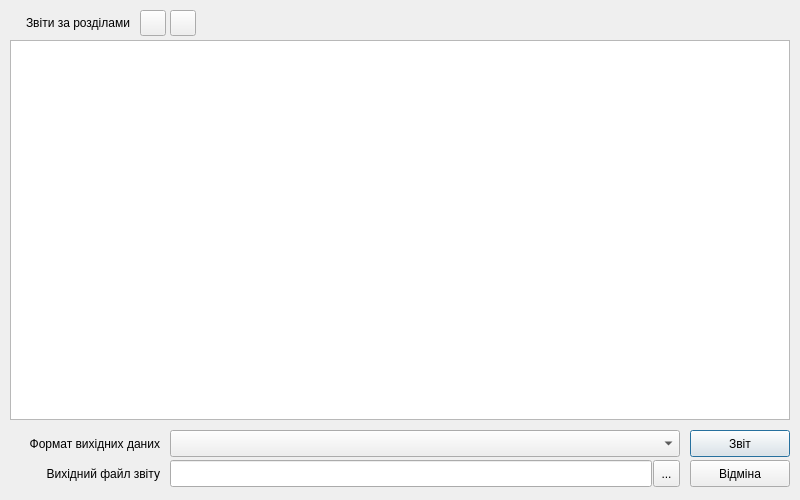
<?xml version="1.0" encoding="UTF-8"?>
<ui version="4.0">
 <class>Report_win</class>
 <widget class="QDialog" name="Report_win">
  <property name="windowModality">
   <enum>Qt::ApplicationModal</enum>
  </property>
  <property name="geometry">
   <rect>
    <x>0</x>
    <y>0</y>
    <width>800</width>
    <height>500</height>
   </rect>
  </property>
  <property name="windowTitle">
   <string>Звітні матеріали</string>
  </property>
  <property name="windowIcon">
   <iconset>
    <normaloff>../icons/16x16/categories/applications-engineering.png</normaloff>../icons/16x16/categories/applications-engineering.png</iconset>
  </property>
  <property name="locale">
   <locale language="Ukrainian" country="Ukraine"/>
  </property>
  <property name="modal">
   <bool>true</bool>
  </property>
  <widget class="QTreeView" name="treeView">
   <property name="geometry">
    <rect>
     <x>10</x>
     <y>40</y>
     <width>780</width>
     <height>380</height>
    </rect>
   </property>
   <property name="headerHidden">
    <bool>true</bool>
   </property>
  </widget>
  <widget class="QComboBox" name="comboBox">
   <property name="geometry">
    <rect>
     <x>170</x>
     <y>430</y>
     <width>510</width>
     <height>27</height>
    </rect>
   </property>
  </widget>
  <widget class="QLabel" name="label">
   <property name="geometry">
    <rect>
     <x>10</x>
     <y>430</y>
     <width>150</width>
     <height>27</height>
    </rect>
   </property>
   <property name="layoutDirection">
    <enum>Qt::LeftToRight</enum>
   </property>
   <property name="text">
    <string>Формат вихідних даних</string>
   </property>
   <property name="alignment">
    <set>Qt::AlignRight|Qt::AlignTrailing|Qt::AlignVCenter</set>
   </property>
  </widget>
  <widget class="QLabel" name="label_2">
   <property name="geometry">
    <rect>
     <x>10</x>
     <y>460</y>
     <width>150</width>
     <height>27</height>
    </rect>
   </property>
   <property name="text">
    <string>Вихідний файл звіту</string>
   </property>
   <property name="alignment">
    <set>Qt::AlignRight|Qt::AlignTrailing|Qt::AlignVCenter</set>
   </property>
  </widget>
  <widget class="QLineEdit" name="lineEdit">
   <property name="geometry">
    <rect>
     <x>170</x>
     <y>460</y>
     <width>482</width>
     <height>27</height>
    </rect>
   </property>
  </widget>
  <widget class="QToolButton" name="toolButton">
   <property name="geometry">
    <rect>
     <x>653</x>
     <y>460</y>
     <width>27</width>
     <height>27</height>
    </rect>
   </property>
   <property name="text">
    <string>...</string>
   </property>
  </widget>
  <widget class="QToolButton" name="toolButton_2">
   <property name="geometry">
    <rect>
     <x>140</x>
     <y>10</y>
     <width>26</width>
     <height>26</height>
    </rect>
   </property>
   <property name="icon">
    <iconset>
     <normaloff>../icons/22x22/actions/expandall.png</normaloff>../icons/22x22/actions/expandall.png</iconset>
   </property>
  </widget>
  <widget class="QToolButton" name="toolButton_3">
   <property name="geometry">
    <rect>
     <x>170</x>
     <y>10</y>
     <width>26</width>
     <height>26</height>
    </rect>
   </property>
   <property name="icon">
    <iconset>
     <normaloff>../icons/22x22/actions/collapsall.png</normaloff>../icons/22x22/actions/collapsall.png</iconset>
   </property>
  </widget>
  <widget class="QLabel" name="label_3">
   <property name="geometry">
    <rect>
     <x>10</x>
     <y>10</y>
     <width>120</width>
     <height>26</height>
    </rect>
   </property>
   <property name="layoutDirection">
    <enum>Qt::LeftToRight</enum>
   </property>
   <property name="text">
    <string>Звіти за розділами</string>
   </property>
   <property name="alignment">
    <set>Qt::AlignRight|Qt::AlignTrailing|Qt::AlignVCenter</set>
   </property>
  </widget>
  <widget class="QPushButton" name="pushButton">
   <property name="geometry">
    <rect>
     <x>690</x>
     <y>430</y>
     <width>100</width>
     <height>27</height>
    </rect>
   </property>
   <property name="text">
    <string>Звіт</string>
   </property>
  </widget>
  <widget class="QPushButton" name="pushButton_2">
   <property name="geometry">
    <rect>
     <x>690</x>
     <y>460</y>
     <width>100</width>
     <height>27</height>
    </rect>
   </property>
   <property name="text">
    <string>Відміна</string>
   </property>
  </widget>
 </widget>
 <resources/>
 <connections>
  <connection>
   <sender>toolButton_2</sender>
   <signal>clicked()</signal>
   <receiver>treeView</receiver>
   <slot>expandAll()</slot>
   <hints>
    <hint type="sourcelabel">
     <x>72</x>
     <y>372</y>
    </hint>
    <hint type="destinationlabel">
     <x>299</x>
     <y>148</y>
    </hint>
   </hints>
  </connection>
  <connection>
   <sender>toolButton_3</sender>
   <signal>clicked()</signal>
   <receiver>treeView</receiver>
   <slot>collapseAll()</slot>
   <hints>
    <hint type="sourcelabel">
     <x>102</x>
     <y>372</y>
    </hint>
    <hint type="destinationlabel">
     <x>299</x>
     <y>148</y>
    </hint>
   </hints>
  </connection>
 </connections>
</ui>
